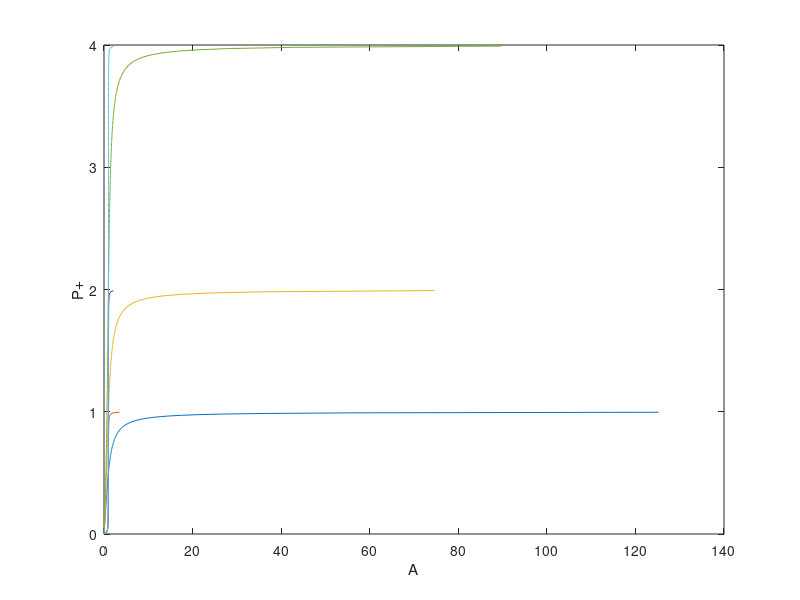

MATLAB code for this plot:
P=[0.001:0.005:0.999];

Ptot=1;
K=1;
A=P.*(K+Ptot-P)./((K+P).*(Ptot-P));
plot(A,P);

hold all;
K=0.01;
A=P.*(K+Ptot-P)./((K+P).*(Ptot-P));
plot(A,P);

P=[0.001:0.01:1.999];
Ptot=2;
K=1;
A=P.*(K+Ptot-P)./((K+P).*(Ptot-P));
plot(A,P);

K=0.01;
A=P.*(K+Ptot-P)./((K+P).*(Ptot-P));
plot(A,P);

P=[0.001:0.01:3.999];
Ptot=4;
K=1;
A=P.*(K+Ptot-P)./((K+P).*(Ptot-P));
plot(A,P);

K=0.01;
A=P.*(K+Ptot-P)./((K+P).*(Ptot-P));
plot(A,P);

xlabel('A');
ylabel('P+')
hold off;